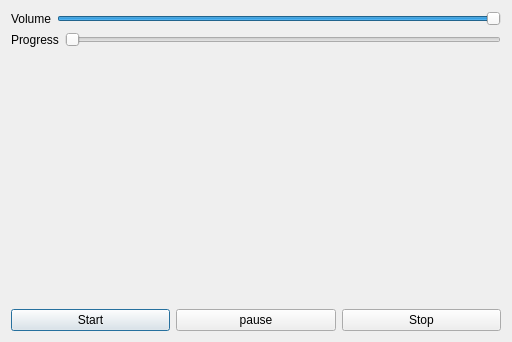
<?xml version="1.0" encoding="UTF-8"?>
<ui version="4.0">
 <class>Dialog</class>
 <widget class="QDialog" name="Dialog">
  <property name="geometry">
   <rect>
    <x>0</x>
    <y>0</y>
    <width>512</width>
    <height>342</height>
   </rect>
  </property>
  <property name="windowTitle">
   <string>Dialog</string>
  </property>
  <layout class="QVBoxLayout" name="verticalLayout_3">
   <item>
    <layout class="QVBoxLayout" name="verticalLayout_2">
     <item>
      <layout class="QVBoxLayout" name="verticalLayout">
       <item>
        <layout class="QHBoxLayout" name="horizontalLayout">
         <item>
          <widget class="QLabel" name="label_value">
           <property name="text">
            <string>Volume</string>
           </property>
          </widget>
         </item>
         <item>
          <widget class="QSlider" name="horizontalSlider_value">
           <property name="value">
            <number>99</number>
           </property>
           <property name="orientation">
            <enum>Qt::Horizontal</enum>
           </property>
          </widget>
         </item>
        </layout>
       </item>
       <item>
        <layout class="QHBoxLayout" name="horizontalLayout_2">
         <item>
          <widget class="QLabel" name="label_progress">
           <property name="text">
            <string>Progress</string>
           </property>
          </widget>
         </item>
         <item>
          <widget class="QSlider" name="horizontalSlider_progress">
           <property name="orientation">
            <enum>Qt::Horizontal</enum>
           </property>
          </widget>
         </item>
        </layout>
       </item>
      </layout>
     </item>
     <item>
      <widget class="QLabel" name="labe_pic">
       <property name="text">
        <string/>
       </property>
       <property name="pixmap">
        <pixmap resource="res.qrc">:/picture/Terri.jpg</pixmap>
       </property>
       <property name="scaledContents">
        <bool>true</bool>
       </property>
       <property name="wordWrap">
        <bool>true</bool>
       </property>
      </widget>
     </item>
     <item>
      <layout class="QHBoxLayout" name="horizontalLayout_3">
       <item>
        <widget class="QPushButton" name="pushButton_start">
         <property name="text">
          <string>Start</string>
         </property>
        </widget>
       </item>
       <item>
        <widget class="QPushButton" name="pushButton_pause">
         <property name="text">
          <string>pause</string>
         </property>
        </widget>
       </item>
       <item>
        <widget class="QPushButton" name="pushButton_stop">
         <property name="text">
          <string>Stop</string>
         </property>
        </widget>
       </item>
      </layout>
     </item>
    </layout>
   </item>
  </layout>
 </widget>
 <resources>
  <include location="res.qrc"/>
 </resources>
 <connections/>
</ui>
